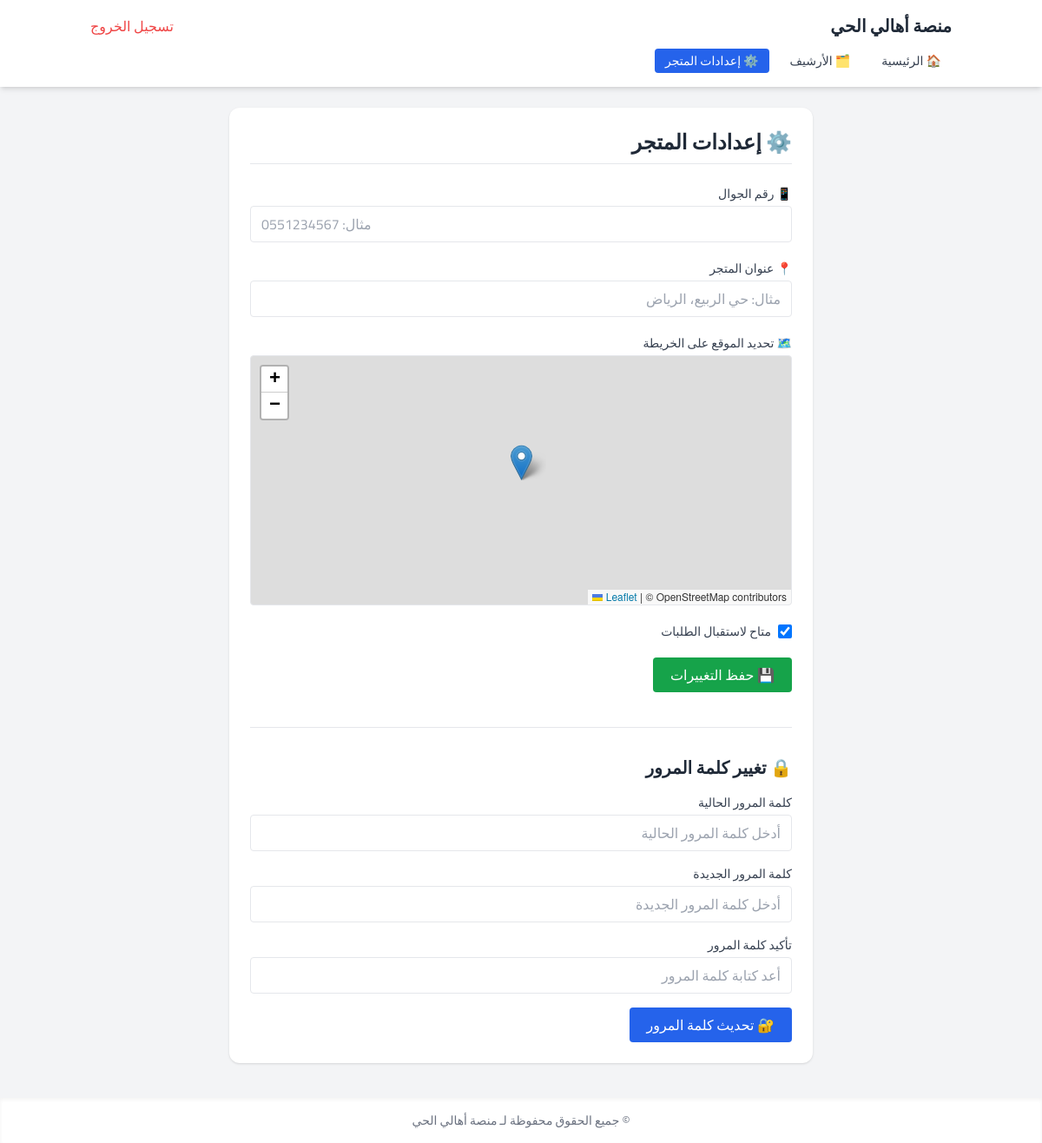
Before: /stores/settings/ (signed in) with the older database file.
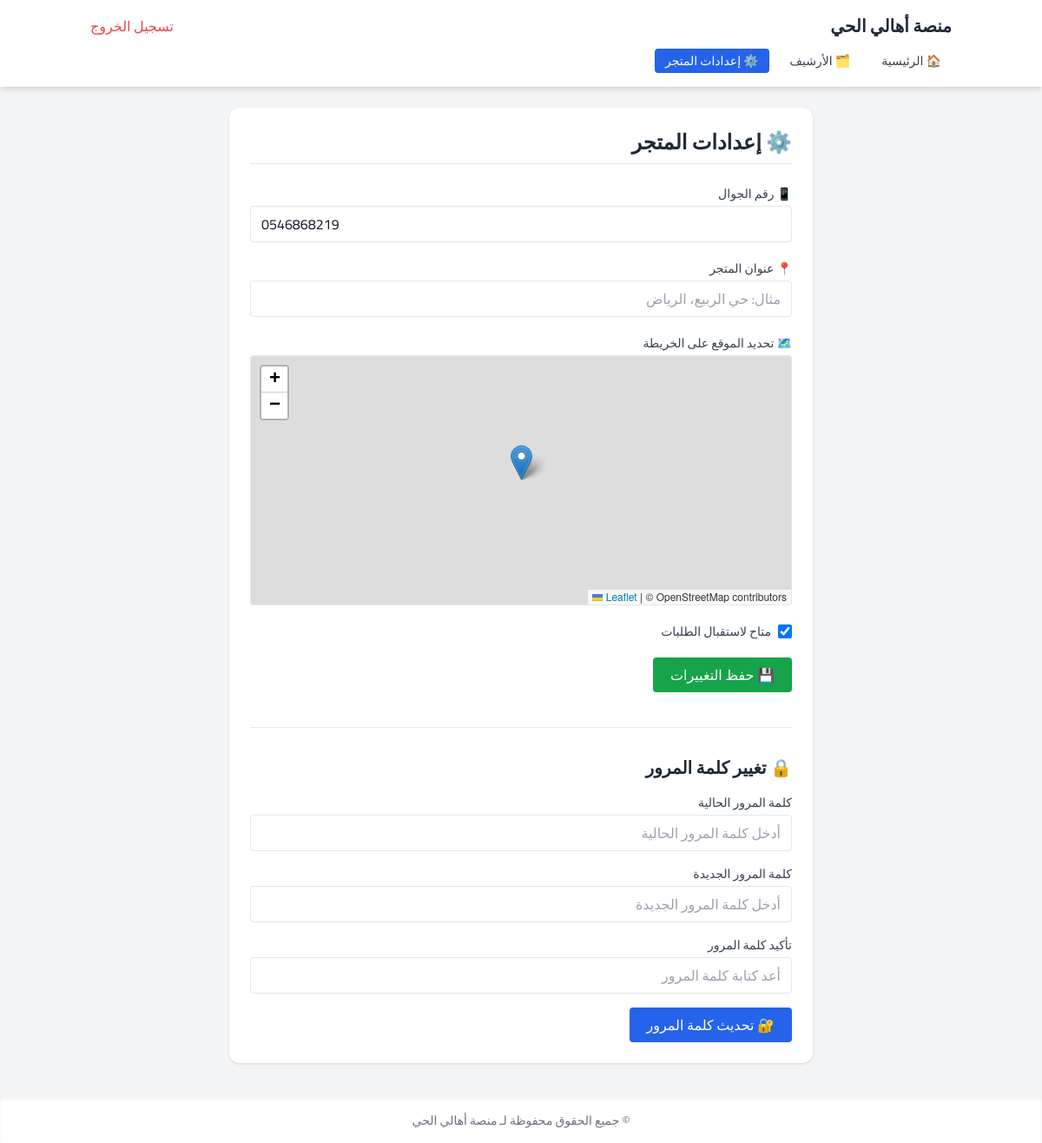
After: the same page with the newer database file.
### stores/models.py (models this page shows, shortened)
class Store(models.Model):
    STORE_TYPES = [
        ('grocery', 'بقالة'),
        ('pharmacy', 'صيدلية'),
        ('restaurant', 'مطعم'),
        ('sweets', 'حلويات'),
        ('bakery', 'مخبوزات'),
        ('services', 'سباكة و كهرباء'),
        ('produce', 'خضار و فواكه'),
        ('gifts', 'هدايا'),
        ('coffee', 'كوفي'),
        ('other', 'أخرى'),
    ]
    user = models.OneToOneField(
        User,
        on_delete=models.CASCADE,
        related_name='store',
        verbose_name="صاحب المتجر"
    )
    name = models.CharField(max_length=255, verbose_name="اسم المتجر", blank=True)
    phone = models.CharField(max_length=15, verbose_name="رقم الجوال", blank=True)
    address = models.TextField(verbose_name="العنوان التفصيلي", blank=True)
    latitude = models.FloatField(verbose_name="خط العرض", null=True, blank=True)
    longitude = models.FloatField(verbose_name="خط الطول", null=True, blank=True)
    store_type = models.CharField(
        max_length=20,
        choices=STORE_TYPES,
        default='other',
        verbose_name="نوع المتجر"
    )
    is_active = models.BooleanField(default=True, verbose_name="نشط؟")
    is_available = models.BooleanField(default=True, verbose_name="متاح لاستقبال الطلبات؟")
    created_at = models.DateTimeField(auto_now_add=True, verbose_name="تاريخ الإضافة")

### stores/views.py (the view, shortened to what this page needs)
# urls.py: path('settings/', store_settings, name='store_settings'),
@login_required
def store_settings(request):
    user = request.user
    if user.user_type != 'merchant':
        messages.error(request, "🚫 غير مصرح لك بالوصول لهذه الصفحة.")
        return redirect('home')
    try:
        store = user.store
    except Store.DoesNotExist:
        messages.error(request, "❌ لم يتم ربط المستخدم بمتجر.")
        return redirect('home')
    form = StoreSettingsForm(instance=store)
    pass_form = PasswordChangeForm()
    return render(request, 'stores/store_settings.html', {
        'form': form,
        'pass_form': pass_form
    })

### stores/forms.py (shortened to what this page needs)
class PasswordChangeForm(forms.Form):
    old_password = forms.CharField(
        widget=forms.PasswordInput(attrs={
            'class': 'w-full border rounded px-3 py-2',
            'placeholder': 'أدخل كلمة المرور الحالية'
        }),
        label='كلمة المرور الحالية'
    )
    new_password = forms.CharField(
        widget=forms.PasswordInput(attrs={
            'class': 'w-full border rounded px-3 py-2',
            'placeholder': 'أدخل كلمة المرور الجديدة'
        }),
        label='كلمة المرور الجديدة'
    )
    confirm_password = forms.CharField(
        widget=forms.PasswordInput(attrs={
            'class': 'w-full border rounded px-3 py-2',
            'placeholder': 'أعد كتابة كلمة المرور'
        }),
        label='تأكيد كلمة المرور'
    )

### templates/stores/store_settings.html (shortened to what this page needs)
{% extends "core/base.html" %}
{% block content %}
<div class="max-w-2xl mx-auto p-6 bg-white rounded-xl shadow">
  <h2 class="text-2xl font-bold text-gray-800 mb-6 border-b pb-2">⚙️ إعدادات المتجر</h2>
  <form method="POST" action="" class="space-y-5 mb-10">
    <div>
      <label class="block mb-1 text-sm font-medium text-gray-700">📱 رقم الجوال</label>
      {{ form.phone }}
    </div>
    <div>
      <label class="block mb-1 text-sm font-medium text-gray-700">📍 عنوان المتجر</label>
      {{ form.address }}
    </div>
    <div>
      <label class="block mb-1 text-sm font-medium text-gray-700">🗺️ تحديد الموقع على الخريطة</label>
      <div id="map" class="rounded border h-72"></div>
    </div>
    <div class="flex items-center gap-2">
      <input type="checkbox"
             id="id_is_available"
             name="is_available"
             value="on"
             {% if form.instance.is_available %}checked{% endif %}
             class="h-4 w-4 text-green-600 border-gray-300 rounded">
      <label for="id_is_available" class="text-sm text-gray-700">متاح لاستقبال الطلبات</label>
    </div>
    <button type="submit" name="save_settings" value="1"
            class="bg-green-600 hover:bg-green-700 text-white px-5 py-2 rounded font-medium">
      💾 حفظ التغييرات
    </button>
  </form>
  <hr class="my-8">
  <h3 class="text-xl font-semibold text-gray-800 mb-4">🔒 تغيير كلمة المرور</h3>
  <form method="POST" action="">
    <div class="space-y-4">
      <div>
        <label class="block text-sm font-medium text-gray-700 mb-1">كلمة المرور الحالية</label>
        {{ pass_form.old_password }}
      </div>
      <div>
        <label class="block text-sm font-medium text-gray-700 mb-1">كلمة المرور الجديدة</label>
        {{ pass_form.new_password }}
      </div>
      <div>
        <label class="block text-sm font-medium text-gray-700 mb-1">تأكيد كلمة المرور</label>
        {{ pass_form.confirm_password }}
      </div>
    </div>
    <button type="submit" class="mt-4 bg-blue-600 hover:bg-blue-700 text-white px-5 py-2 rounded font-medium">
      🔐 تحديث كلمة المرور
    </button>
  </form>
</div>
{% endblock %}
{% block extra_scripts %}
<link rel="stylesheet" href="https://unpkg.com/leaflet@1.9.4/dist/leaflet.css" />
{% endblock %}

Changed rows visible on the page:
changed Store: phone (not shown) → "0546868219"
